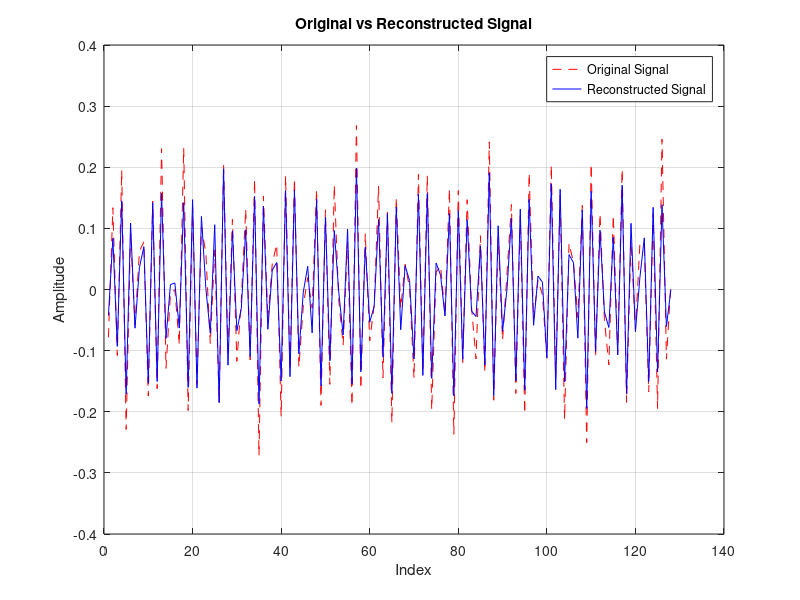
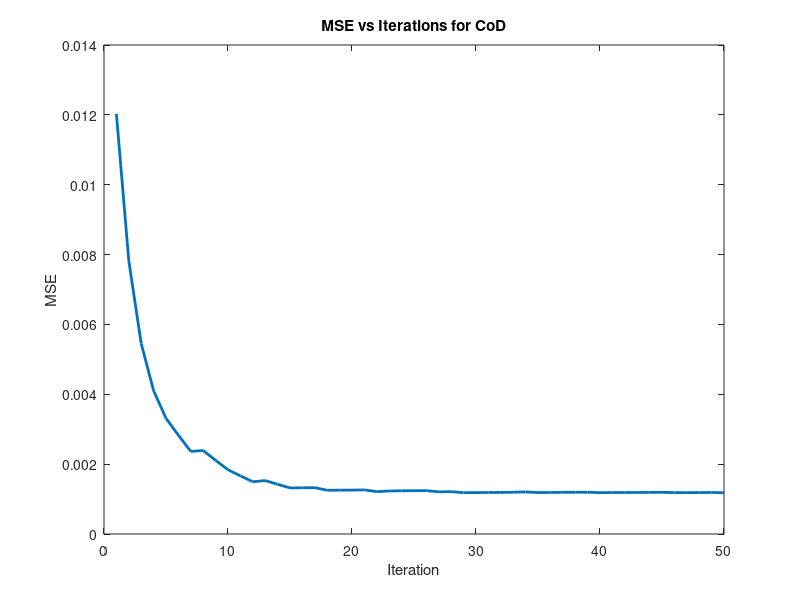

Here is the MATLAB script that generated these plots, in order:
clc; clear; close all;

n = 128;      % length of the signal    
m = 32;       % change this to adjust the number of measurements    
K = 5;        % number of sparse coefficients    
alpha = 0.05;      
i = 50;      

z_true = zeros(n,1);
idx = randperm(n, K);
z_true(idx) = randn(K,1);

Psi = idct(eye(n));         
x = Psi * z_true;   % real signal

% Gaussian noise
snr = 10; 
s_p = norm(x)^2 / m;
n_p = s_p / (10^(snr/10));
noise = sqrt(n_p) * randn(m, 1);

Phi = randn(m,n);
Phi = Phi ./ vecnorm(Phi')'; 
%y = Phi * x;  
y = Phi * x + noise;

theta = Phi * Psi;            

% Coordinate Descent Algorithm
z = zeros(n,1);
B = theta' * y;
S = eye(n) - theta' * theta;

mse_history = zeros(i,1); % Preallocate MSE array

for t = 1:i
    z_bar = sign(B) .* max(abs(B) - alpha, 0); 
    [~, k] = max(abs(z - z_bar));              

    delta = z_bar(k) - z(k);
    B = B + S(:,k) * delta;
    z(k) = z_bar(k);

    x_rec_iter = Psi * z; % Reconstruct at this iteration
    mse_history(t) = mean((x - x_rec_iter).^2); % Compute MSE
end

x_rec = Psi * z;    % recovered signal

figure;
plot(x, 'r--'); hold on;
plot(x_rec, 'b-');
legend('Original Signal', 'Reconstructed Signal');
title('Original vs Reconstructed Signal');
xlabel('Index');
ylabel('Amplitude');
grid on;

% Plot MSE vs Iterations
figure;
plot(1:i, mse_history, 'LineWidth', 2);
xlabel('Iteration');
ylabel('MSE');
title('MSE vs Iterations for CoD');


